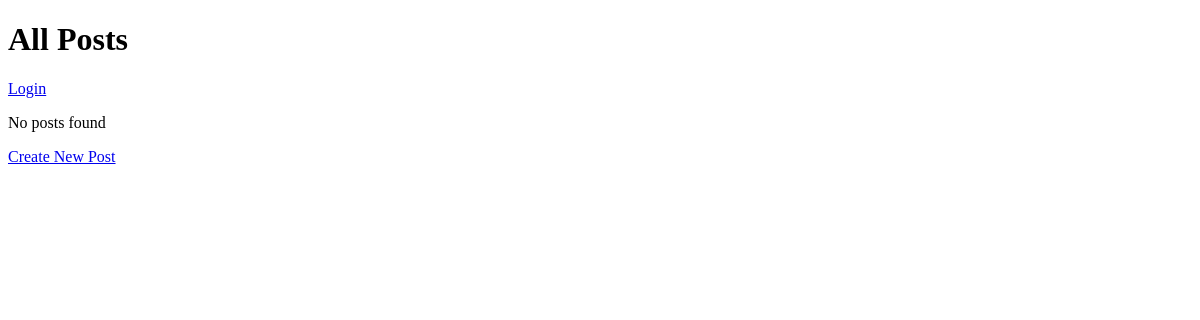
/learner/, run on an earlier commit of the app's database.
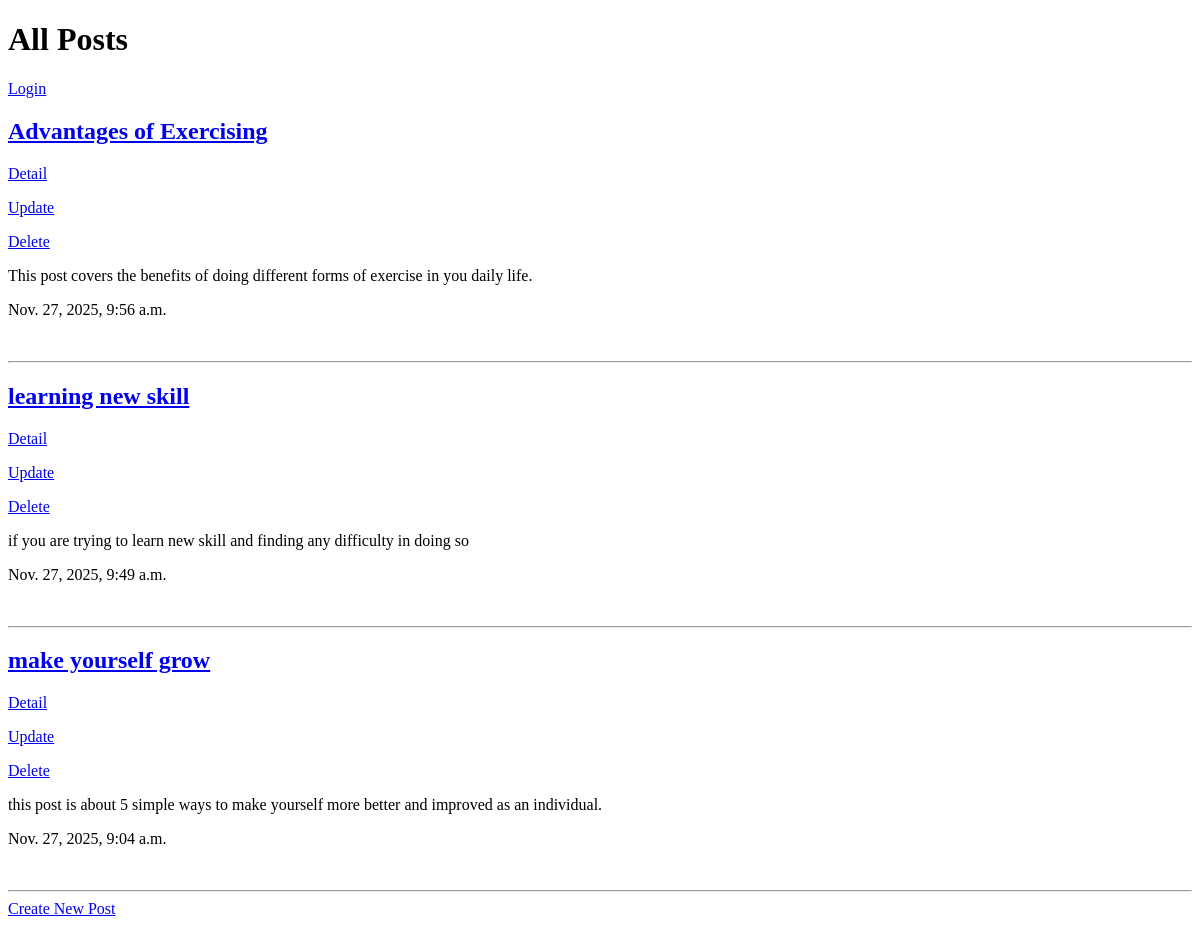
And on a later commit of the database.
### learner/models.py (models this page shows)
class Post(models.Model):
    STATUS_CHOICES = (
        ('draft', 'Draft'),
        ('published', 'Published'),
    )
    title = models.CharField(max_length=30)
    description = models.TextField()
    author = models.ForeignKey(User, on_delete=models.CASCADE)
    status = models.CharField(max_length=10, choices=STATUS_CHOICES, default='draft')
    created_at = models.DateTimeField(auto_now_add=True)
    updated_at = models.DateTimeField(auto_now=True)
    slug = models.SlugField(unique=True, blank=True)

### learner/views.py (the view)
# urls.py: path('', PostListView.as_view(), name='post_list'),
class PostListView(ListView):
    model = Post
    template_name = 'learner/post_list.html'
    context_object_name = 'posts'
    def get_queryset(self):
        return Post.objects.all().order_by('-created_at')
    def get_context_data(self, **kwargs):
        context = super().get_context_data(**kwargs)
        context['page_title'] = 'All Posts'
        return context

### learner/templates/learner/post_list.html (shortened to what this page needs)
<!DOCTYPE html>
<html lang="en">
<head>
</head>
<body>
<h1>{{ page_title }}</h1>
{% if user.is_authenticated %}
<form action="{% url 'logout' %}" method="post" style="display:inline;">
    {% csrf_token %}
    <button type="submit">Logout</button>
</form>
{% else %}
<a href="{% url 'login' %}">Login</a>
{% endif %}
{% for post in posts %}
    <h2><a href="{% url 'post_detail' post.slug %}">{{ post.title }}</a></h2>
    <p><a href="{% url 'post_detail' post.slug %}">Detail</a></p>
    <p><a href="{% url 'post_update' post.slug %}">Update</a></p>
    <p><a href="{% url 'post_delete' post.slug %}">Delete</a></p>
    <p>{{ post.description|truncatewords:20 }}</p>
    <p>{{ post.created_at }}</p>
    <br>
    <hr>
{% empty %}
    <p>No posts found</p>
{% endfor %}
<a href="{% url 'post_create' %}">Create New Post</a>
</body>
</html>

What changed in the data, as far as the page shows it:
added Post: title "Advantages of Exercising", description "This post covers the benefits of doing different forms of exercise in you daily life.", created_at "Nov. 27, 2025, 9:56 a.m."
added Post: title "learning new skill", description "if you are trying to learn new skill and finding any difficulty in doing so", created_at "Nov. 27, 2025, 9:49 a.m."
added Post: title "make yourself grow", description "this post is about 5 simple ways to make yourself more better and improved as an individual.", created_at "Nov. 27, 2025, 9:04 a.m."
Also different on the page:
text no longer shown: "No posts found"
